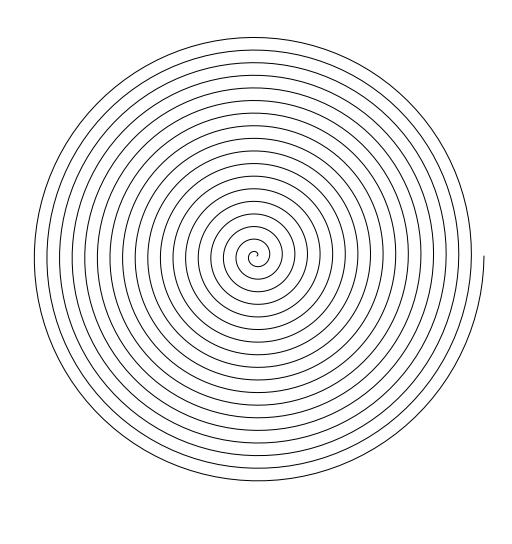

This chart was generated by the following Python code:
#!/usr/bin/env python
# -*- coding: utf-8 -*-
# -----------------------------------------------------------------------------
# Copyright (C) 2013 Nicolas P. Rougier. All rights reserved.
# 
# Redistribution and use in source and binary forms, with or without
# modification, are permitted provided that the following conditions are met:
# 
# 1. Redistributions of source code must retain the above copyright notice,
#    this list of conditions and the following disclaimer.
# 
# 2. Redistributions in binary form must reproduce the above copyright
#    notice, this list of conditions and the following disclaimer in the
#    documentation and/or other materials provided with the distribution.
# 
# THIS SOFTWARE IS PROVIDED BY NICOLAS P. ROUGIER ''AS IS'' AND ANY EXPRESS OR
# IMPLIED WARRANTIES, INCLUDING, BUT NOT LIMITED TO, THE IMPLIED WARRANTIES OF
# MERCHANTABILITY AND FITNESS FOR A PARTICULAR PURPOSE ARE DISCLAIMED. IN NO
# EVENT SHALL NICOLAS P. ROUGIER OR CONTRIBUTORS BE LIABLE FOR ANY DIRECT,
# INDIRECT, INCIDENTAL, SPECIAL, EXEMPLARY, OR CONSEQUENTIAL DAMAGES
# (INCLUDING, BUT NOT LIMITED TO, PROCUREMENT OF SUBSTITUTE GOODS OR SERVICES;
# LOSS OF USE, DATA, OR PROFITS; OR BUSINESS INTERRUPTION) HOWEVER CAUSED AND
# ON ANY THEORY OF LIABILITY, WHETHER IN CONTRACT, STRICT LIABILITY, OR TORT
# (INCLUDING NEGLIGENCE OR OTHERWISE) ARISING IN ANY WAY OUT OF THE USE OF
# THIS SOFTWARE, EVEN IF ADVISED OF THE POSSIBILITY OF SUCH DAMAGE.
# 
# The views and conclusions contained in the software and documentation are
# those of the authors and should not be interpreted as representing official
# policies, either expressed or implied, of Nicolas P. Rougier.
# -----------------------------------------------------------------------------
from agg_setup import *
    
n = 2000
angles = np.linspace(0,18*2*np.pi, n)
radii  = np.linspace(1,228, n)

verts = []
codes = [Path.MOVETO] + [Path.LINETO,]*(n-1)

for angle,radius in zip(angles,radii):
    x,y = radius*np.cos(angle), radius*np.sin(angle)
    verts.append((x+256,y+256+32))
path = Path(verts, codes)
patch = patches.PathPatch(path, facecolor='none', lw=1.0)
patch.set_path_effects([PathEffects.Stroke(capstyle='round')])
axes.add_patch(patch)

fig.savefig('agg-spiral.png')
plt.show()
